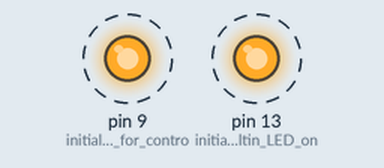
A sketch run on a simulated Arduino Uno, built with avr-gcc and run on an emulated ATmega328P. Parts: output pins drawn as LEDs (lit = HIGH). Dashed ring = blinking.

Above: at 0.5 s.
Timing chart, 0 to 4.6 s (numbered marks = the images above):
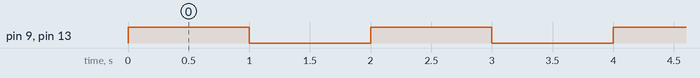

The sketch:

Motor_EMF__lesson_2_.ino
```cpp
void setup() {
pinMode(9,OUTPUT);                                                     //initialize pin for controling the motor
pinMode(13,OUTPUT);                                                    //initialize builtin LED on arduino
}

void loop() {
digitalWrite(9,HIGH);                                                  //turn on the motor
digitalWrite(13,HIGH);                                                 //turn on the LED
delay(1000);                                                           //delay one second
digitalWrite(9,LOW);                                                   //turn off the motor
digitalWrite(13,LOW);                                                  //turn off the led
delay(1000);                                                           //delay one second
                                                                       //flashing led is to make sure that the program is successfully uploading to arduino and that arduino is not burnt out；light up when motor is running


}
```

Measured:
- by itself, pin 9 (initialize_pin_for_contro), pin 13 (initialize_builtin_LED_on): alternates HIGH for 1.0 s and LOW for 1.0 s
